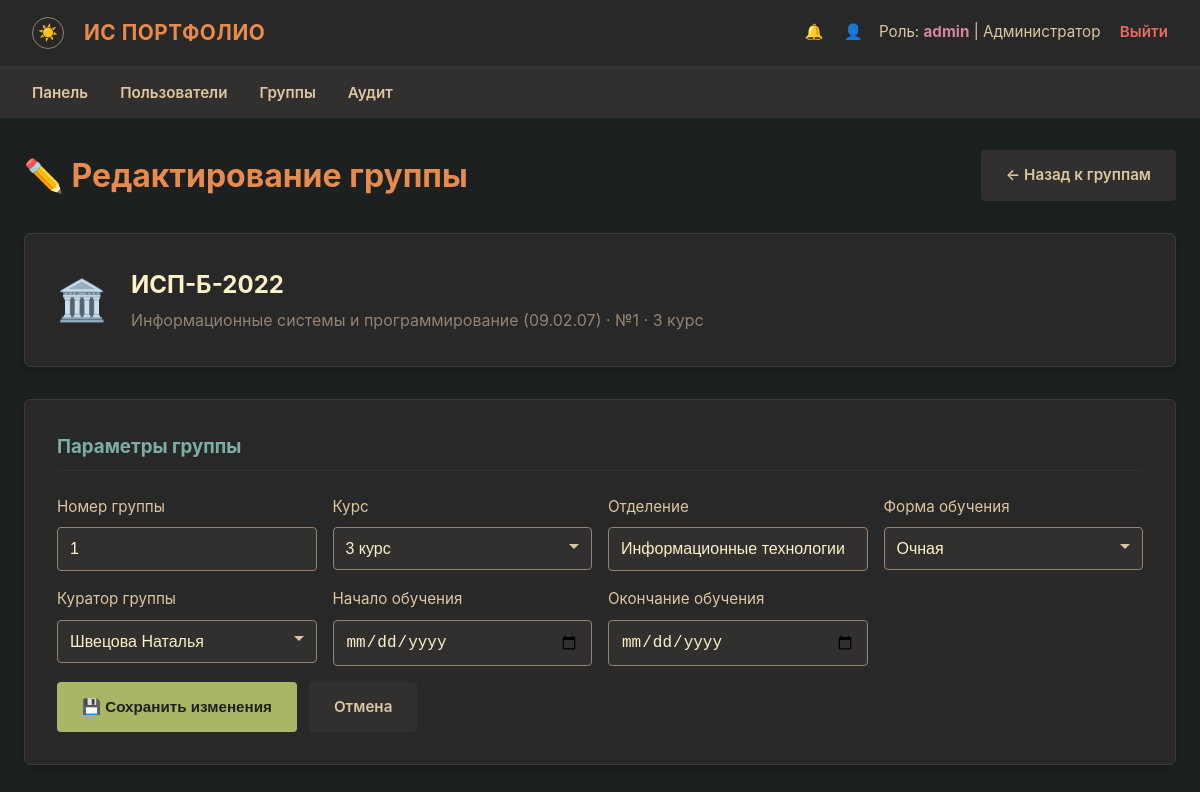
/admin/edit_group/1 (signed in), run on the app's committed database.
### models.py (models this page shows, shortened)
class User(Base):
    __tablename__ = 'users'
    id:          Mapped[int]       = mapped_column(Integer, primary_key=True)
    username:    Mapped[str]       = mapped_column(String(50), unique=True, nullable=False)
    password_hash: Mapped[str]     = mapped_column(String(256), nullable=False)
    role:        Mapped[str]       = mapped_column(String(20), nullable=False)
    last_name:   Mapped[Optional[str]] = mapped_column(String(50), nullable=True)
    first_name:  Mapped[Optional[str]] = mapped_column(String(50), nullable=True)
    patronymic:  Mapped[Optional[str]] = mapped_column(String(50), nullable=True)
    group_name:  Mapped[Optional[str]] = mapped_column(String(20), nullable=True)
    group_id:    Mapped[Optional[int]] = mapped_column(Integer, ForeignKey('groups.id'), nullable=True)
    events        = relationship('Event', back_populates='student', lazy=True, cascade='all, delete-orphan')
    notifications = relationship('Notification', back_populates='user', lazy=True, cascade='all, delete-orphan')
    curated_groups = relationship('Group', foreign_keys='Group.curator_id', back_populates='curator', lazy='select')

class Group(Base):
    __tablename__ = 'groups'
    id:             Mapped[int] = mapped_column(Integer, primary_key=True)
    name:           Mapped[str] = mapped_column(String(20), unique=True, nullable=False)
    group_number:   Mapped[Optional[str]] = mapped_column(String(10), nullable=True)
    specialty_id:   Mapped[Optional[int]] = mapped_column(Integer, ForeignKey('specialties.id'), nullable=True)
    specialty_name: Mapped[str] = mapped_column(String(200), nullable=False)
    specialty_code: Mapped[str] = mapped_column(String(20), nullable=False)
    budget_type:    Mapped[Optional[str]] = mapped_column(String(10), nullable=True)
    start_year:     Mapped[Optional[int]] = mapped_column(Integer, nullable=True)
    course:         Mapped[int] = mapped_column(Integer, nullable=False)
    department:     Mapped[Optional[str]] = mapped_column(String(100), nullable=True)
    form_of_study:  Mapped[str] = mapped_column(String(50), default='очная')
    start_date:     Mapped[Optional[datetime]] = mapped_column(Date, nullable=True)
    end_date:       Mapped[Optional[datetime]] = mapped_column(Date, nullable=True)
    curator_id:     Mapped[Optional[int]] = mapped_column(Integer, ForeignKey('users.id'), nullable=True)
    created_at:     Mapped[datetime] = mapped_column(DateTime, default=_utcnow)
    specialty_rel = relationship('Specialty', back_populates='groups')
    curator       = relationship('User', foreign_keys=[curator_id], back_populates='curated_groups', lazy=True)

### routes/admin.py (the view)
@router.get('/admin/edit_group/{group_id}')
async def admin_edit_group_get(request: Request, group_id: int,
                                user: User = Depends(require_admin),
                                db: Session = Depends(get_db)):
    group = db.query(Group).options(
        joinedload(Group.curator), joinedload(Group.specialty_rel)
    ).filter(Group.id == group_id).first()
    if not group: return RedirectResponse(url='/admin/groups', status_code=302)
    curators = db.query(User).filter(User.role == 'curator').all()
    specialties = db.query(Specialty).options(
        joinedload(Specialty.department_rel)
    ).order_by(Specialty.name).all()
    return render(request, 'admin_edit_group.html',
                   group=group, curators=curators, specialties=specialties)

### templates/admin_edit_group.html (shortened to what this page needs)
{% extends 'base.html' %}
{% block content %}
<div style="display: flex; justify-content: space-between; align-items: center; margin-bottom: 2rem; flex-wrap: wrap; gap: 1rem;">
    <h1 style="color: var(--orange); margin: 0;">✏️ Редактирование группы</h1>
    <a href="{{ url_for('admin_groups') }}" class="btn" style="background-color: var(--bg2); color: var(--fg1); text-decoration: none;">← Назад к группам</a>
</div>
<div class="form-card" style="margin-bottom: 2rem;">
    <div style="display: flex; align-items: center; gap: 1.5rem; flex-wrap: wrap;">
        <div style="font-size: 2.5rem; line-height: 1;">🏛️</div>
        <div>
            <h2 style="color: var(--fg0); margin: 0 0 0.25rem 0;">{{ group.name }}</h2>
            <p style="color: var(--gray); margin: 0;">
                {{ group.specialty_name }} ({{ group.specialty_code }})
                {% if group.group_number %} · №{{ group.group_number }}{% endif %}
                · {{ group.course }} курс
            </p>
        </div>
    </div>
</div>
<div class="form-card">
    <h3 style="margin-bottom: 1.5rem; color: var(--blue); border-bottom: 1px solid var(--bg2); padding-bottom: 0.5rem;">
        Параметры группы
    </h3>
    <form method="POST" action="{{ url_for('admin_edit_group', group_id=group.id) }}">
        <div style="display: grid; grid-template-columns: repeat(auto-fit, minmax(220px, 1fr)); gap: 1rem; margin-bottom: 1rem;">
            <div class="form-group" style="margin: 0;">
                <label for="group_number">Номер группы</label>
                <input type="text" id="group_number" name="group_number" class="form-control"
                       value="{{ group.group_number or '' }}" placeholder="232 / 232а">
            </div>
            <div class="form-group" style="margin: 0;">
                <label for="course">Курс</label>
                <select id="course" name="course" class="form-control">
                    {% for c in range(1, 5) %}
                    <option value="{{ c }}" {{ 'selected' if group.course == c }}>{{ c }} курс</option>
                    {% endfor %}
                </select>
            </div>
            <div class="form-group" style="margin: 0;">
                <label for="department">Отделение</label>
                <input type="text" id="department" name="department" class="form-control"
                       value="{{ group.department or '' }}" placeholder="ИТ-отделение">
            </div>
            <div class="form-group" style="margin: 0;">
                <label for="form_of_study">Форма обучения</label>
                <select id="form_of_study" name="form_of_study" class="form-control">
                    <option value="очная" {{ 'selected' if group.form_of_study == 'очная' }}>Очная</option>
                </select>
            </div>
            <div class="form-group" style="margin: 0;">
                <label for="curator_id">Куратор группы</label>
                <select id="curator_id" name="curator_id" class="form-control">
                    {% for c in curators %}
                    <option value="{{ c.id }}" {{ 'selected' if group.curator_id == c.id }}>{{ c.last_name or c.username }} {{ c.first_name or '' }}</option>
                    {% endfor %}
                </select>
            </div>
            <div class="form-group" style="margin: 0;">
                <label for="start_date">Начало обучения</label>
                <input type="date" id="start_date" name="start_date" class="form-control"
                       value="{{ group.start_date.strftime('%Y-%m-%d') if group.start_date else '' }}">
            </div>
            <div class="form-group" style="margin: 0;">
                <label for="end_date">Окончание обучения</label>
                <input type="date" id="end_date" name="end_date" class="form-control"
                       value="{{ group.end_date.strftime('%Y-%m-%d') if group.end_date else '' }}">
            </div>
        </div>
        <div style="display: flex; gap: 0.75rem;">
            <button type="submit" class="btn btn-success">💾 Сохранить изменения</button>
            <a href="{{ url_for('admin_groups') }}" class="btn" style="background-color: var(--bg2); color: var(--fg1); text-decoration: none;">Отмена</a>
        </div>
    </form>
</div>
{% endblock %}

### templates/base.html (shortened to what this page needs)
<!DOCTYPE html>
<html lang="ru">
<head>
    <link rel="stylesheet" href="/static/css/style.css">
</head>
<body
    data-csrf-token="{{ csrf_token }}"
    data-user-authenticated="{{ 'true' if current_user else 'false' }}"
>
    {% if current_user %}
    <nav class="navbar">
        <div class="navbar-brand">
            <button class="theme-toggle" id="themeToggle" title="Сменить тему">☀️</button>
            ИС Портфолио
        </div>
        <div class="navbar-user">
            <a href="/notifications" style="color: var(--fg1); text-decoration: none; margin-right: 1rem; position: relative;">
                🔔
            </a>
            <a href="/profile" style="color: var(--fg1); text-decoration: none; margin-right: 0.75rem;">👤</a>
            Роль: <strong>{{ current_user.role }}</strong> |
            {% if current_user.last_name or current_user.first_name %}
            {{ current_user.last_name or '' }} {{ current_user.first_name or '' }} {{ current_user.patronymic or '' }}
            {% else %}
            {{ current_user.username }}
            {% endif %}
            <a href="/logout" class="logout-link">Выйти</a>
        </div>
    </nav>
    <nav class="role-nav">
        <ul>
            {% if current_user.role == 'admin' %}
            <li><a href="/admin/dashboard">Панель</a></li>
            <li><a href="/admin/users">Пользователи</a></li>
            <li><a href="/admin/groups">Группы</a></li>
            <li><a href="/admin/audit">Аудит</a></li>
            {% elif current_user.role == 'student' %}
            <li><a href="/student/dashboard">Моя панель</a></li>
            <li><a href="/student/create">Создать пост</a></li>
            <li><a href="/student/history">История</a></li>
            <li><a href="/rating">Рейтинг</a></li>
            {% elif current_user.role == 'curator' %}
            <li><a href="/curator/dashboard">Панель куратора</a></li>
            <li><a href="/curator/pending">Заявки</a></li>
            <li><a href="/curator/resolved">Журнал</a></li>
            <li><a href="/rating">Рейтинг</a></li>
            {% endif %}
        </ul>
    </nav>
    {% endif %}
    <div class="container">
        {% block content %}{% endblock %}
    </div>
</body>
</html>

### static/css/style.css (style rules this page uses)
:root { --bg0: #1d2021; --bg1: #282828; --bg2: #32302f; --bg3: #3c3836; --fg0: #fbf1c7; --fg1: #ddc7a1; --red: #ea6962; --green: #a9b665; --yellow: #d8a657; --blue: #7daea3; --orange: #e78a4e; --purple: #d3869b; --gray: #928374; }
* { box-sizing: border-box; margin: 0; padding: 0; }
body { background-color: var(--bg0); color: var(--fg0); font-family: -apple-system, BlinkMacSystemFont, "Segoe UI", Roboto, Helvetica, Arial, sans-serif; font-size: 16px; line-height: 1.6; padding-bottom: 3rem; }
.navbar { background-color: var(--bg1); padding: 1rem 2rem; display: flex; justify-content: space-between; align-items: center; border-bottom: 2px solid var(--bg2); box-shadow: 0 4px 6px rgba(0, 0, 0, 0.3); }
.navbar-brand { display: flex; align-items: center; gap: 0.5rem; font-weight: 700; color: var(--orange); font-size: 1.3rem; letter-spacing: 0.5px; text-transform: uppercase; }
.navbar-user { color: var(--fg1); font-size: 0.95rem; }
.navbar-user strong { color: var(--purple); }
.logout-link { color: var(--red); text-decoration: none; margin-left: 15px; font-weight: 600; border-bottom: 1px dashed transparent; transition: border-color 0.2s ease; }
.role-nav { background-color: var(--bg2); padding: 0.75rem 2rem; border-top: 1px solid var(--bg3); }
.role-nav ul { list-style: none; display: flex; gap: 2rem; margin: 0; }
.role-nav li { display: inline; }
.role-nav a { color: var(--fg1); text-decoration: none; font-weight: 600; font-size: 0.95rem; padding: 0.5rem 0; border-bottom: 2px solid transparent; transition: border-color 0.2s ease, color 0.2s ease; }
.container { max-width: 1200px; margin: 2rem auto; padding: 0 1.5rem; }
.form-card { background-color: var(--bg1); border: 1px solid var(--bg3); border-radius: 6px; padding: 2rem; margin-bottom: 2rem; box-shadow: 0 4px 10px rgba(0, 0, 0, 0.2); }
.form-group { margin-bottom: 1.25rem; }
.form-group label { display: block; margin-bottom: 0.5rem; color: var(--fg1); font-size: 0.95rem; }
.form-control { width: 100%; padding: 0.75rem; background-color: var(--bg2); border: 1px solid var(--gray); color: var(--fg0); border-radius: 4px; font-size: 1rem; transition: border-color 0.2s ease, box-shadow 0.2s ease; }
select.form-control { cursor: pointer; appearance: none; background-repeat: no-repeat; background-position: right 0.75rem center; padding-right: 2rem; }
.btn { display: inline-block; padding: 0.75rem 1.5rem; border: 1px solid transparent; border-radius: 4px; cursor: pointer; font-weight: 600; font-size: 0.95rem; text-align: center; text-decoration: none; transition: opacity 0.15s ease, transform 0.1s ease; }
.btn-success { background-color: var(--green); color: var(--bg0); }
.theme-toggle { background: none; border: 1px solid var(--gray); border-radius: 50%; width: 32px; height: 32px; display: inline-flex; align-items: center; justify-content: center; cursor: pointer; font-size: 1rem; line-height: 1; color: var(--fg1); margin-right: 0.75rem; vertical-align: middle; }

### data on the page
User: role "admin", last_name "Администратор"
Group: name "ИСП-Б-2022", specialty_name "Информационные системы и программирование", specialty_code "09.02.07", group_number "1", course "3", department "Информационные технологии"

### other printed values
form field course "3 курс"
form field curator_id "Швецова Наталья"
